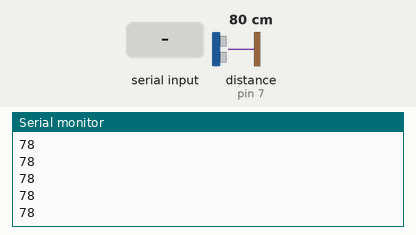
Recording of a sketch running on a simulated Arduino Uno, built with avr-gcc and run on an emulated ATmega328P. Shown: the last lines printed to the serial monitor. Wiring (inferred from the names in the program): ultrasonic range finder: trigger pin 6; echo pin 7. Inputs (shaded band) come from the test bench; at power-on: distance to the obstacle (sensor on pin 7) 80 cm. The echo pulse lasts 58.3 µs per cm; not simulated (calls return 0 or success): arduino_secrets.h.

Above: at 1.2 s.
1.3 s: "TRIGGER\n" received over Serial
At 1.6 s:
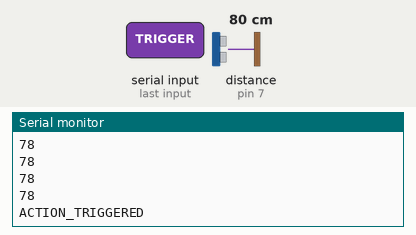
2.9 s: distance to the obstacle (sensor on pin 7) set to 2 cm
At 3.24 s:
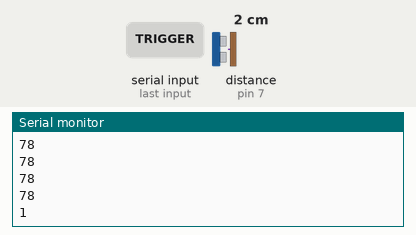
4.4 s: distance to the obstacle (sensor on pin 7) set to 4 cm
At 4.44 s:
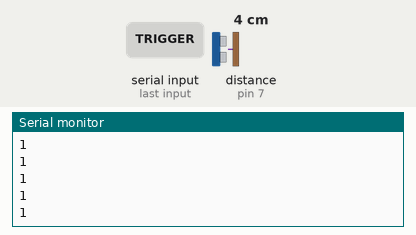
Timing chart, 0 to 7.4 s (numbered marks = the images above; inputs shaded):
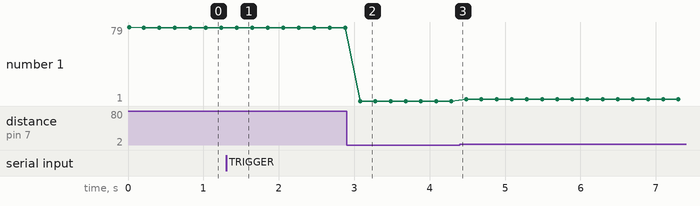

Measured:
- after the input at 1.3 s, the serial monitor: prints a new line after 0.15 s (image 1)
- after the input at 2.9 s, the serial monitor: prints a new line after 0.18 s (image 2)
- plotted number 1: 78 → 1 after the input at 2.9 s, 1 → 3 after the input at 4.4 s

The sketch:

Arduino-2.ino
```cpp
#include "arduino_secrets.h"

const int TRIG = 6;
const int ECHO = 7;

void setup() {
  Serial.begin(9600);
  pinMode(TRIG, OUTPUT);
  pinMode(ECHO, INPUT);
  digitalWrite(TRIG, LOW);

  Serial.println("ULTRASONIC_READY");
}

void loop() {

  int dist = getDistance();

  Serial.println(dist);

  if (Serial.available()) {
    String command = Serial.readStringUntil('\n');
    command.trim();

    if (command == "TRIGGER") {
      Serial.println("ACTION_TRIGGERED");
    }
  }
  delay(200);
}

int getDistance() {

  digitalWrite(TRIG, HIGH);
  delayMicroseconds(10);
  digitalWrite(TRIG, LOW);

  long duration = pulseIn(ECHO, HIGH, 30000);

  if (duration == 0) {
    return 999; // Return 999 if timeout (no object detected)
  }

  // distance in cm
  return duration * 0.034 / 2;
}
```
